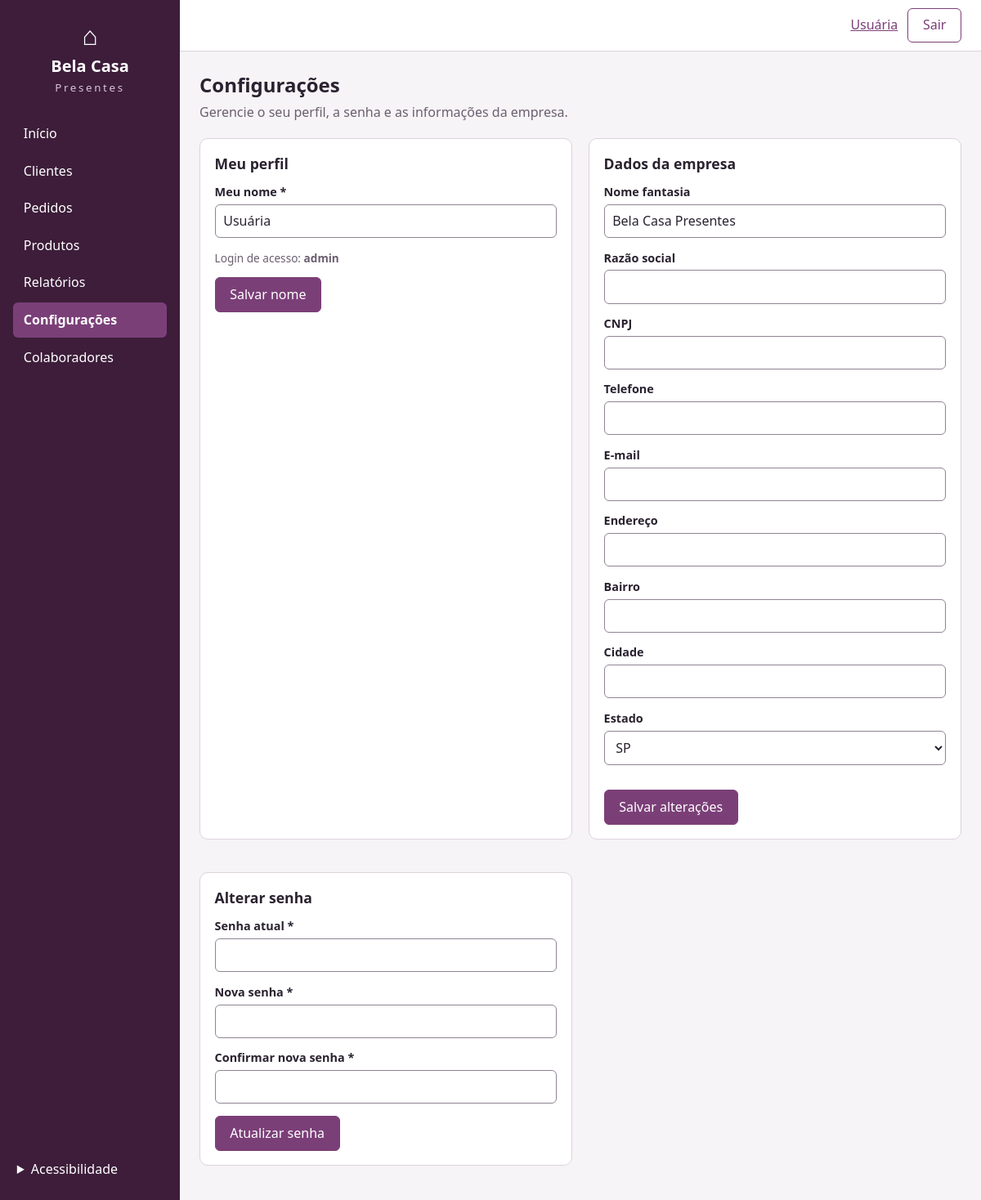
The app's page /configuracoes (signed in) with its own data.
### tables this page shows
CREATE TABLE usuarios (
    id INTEGER PRIMARY KEY AUTOINCREMENT,
    nome TEXT NOT NULL,
    login TEXT NOT NULL UNIQUE,
    senha_hash TEXT NOT NULL,
    perfil TEXT NOT NULL DEFAULT 'colaborador',
    ativo INTEGER NOT NULL DEFAULT 1
);

CREATE TABLE configuracoes (
    chave TEXT PRIMARY KEY,
    valor TEXT NOT NULL DEFAULT ''
);

### app.py (the view, shortened to what this page needs)
@app.route("/configuracoes", methods=["GET", "POST"])
@login_required
def configuracoes():
    db = get_db()
    erro_senha = ""
    erro_nome = ""
    return render_template("configuracoes.html", dados=config_empresa(), estados=ESTADOS,
                           erro_senha=erro_senha, erro_nome=erro_nome,
                           meu_nome=usuario_logado()["nome"], meu_login=usuario_logado()["login"],
                           pagina="configuracoes")

### app.py (called while the page is built)
def get_db():
    if "db" not in g:
        os.makedirs(os.path.dirname(app.config["DATABASE"]), exist_ok=True)
        g.db = sqlite3.connect(app.config["DATABASE"])
        g.db.row_factory = sqlite3.Row
        g.db.execute("PRAGMA foreign_keys = ON")
    return g.db

@app.teardown_appcontext
def fechar_db(_erro):
    db = g.pop("db", None)
    if db is not None:
        db.close()

def gerar_csrf():
    if "_csrf" not in session:
        session["_csrf"] = secrets.token_hex(16)
    return session["_csrf"]

@app.before_request
def checar_csrf():
    if request.method == "POST":
        token = session.get("_csrf")
        if not token or token != request.form.get("_csrf"):
            abort(400)

def usuario_logado():
    if "usuario_id" not in session:
        return None
    if "usuario" not in g:
        u = get_db().execute("SELECT * FROM usuarios WHERE id = ? AND ativo = 1",
                             (session["usuario_id"],)).fetchone()
        g.usuario = u
    return g.usuario

def login_required(view):
    @wraps(view)
    def wrapped(*args, **kwargs):
        usuario = usuario_logado()
        if usuario is None:
            session.clear()
            return redirect(url_for("login", next=request.path))
        return view(*args, **kwargs)
    return wrapped

def config_empresa():
    linhas = get_db().execute("SELECT chave, valor FROM configuracoes").fetchall()
    return {l["chave"]: l["valor"] for l in linhas}

@app.context_processor
def dados_globais():
    usuario = usuario_logado()
    if usuario is None:
        return {}
    return {"empresa": config_empresa(), "usuario_nome": usuario["nome"],
            "eh_admin": usuario["perfil"] == "administrador"}

### templates/configuracoes.html (shortened to what this page needs)
{% extends "base.html" %}
{% block conteudo %}
<h1>Configurações</h1>
<p class="sub">Gerencie o seu perfil, a senha e as informações da empresa.</p>
<div class="duas-colunas">
  <form method="post" class="painel">
    <h2>Meu perfil</h2>
    <div class="campo">
      <label for="nome-perfil">Meu nome *</label>
      <input id="nome-perfil" name="nome" value="{{ meu_nome }}" required autocomplete="name"
             {% if erro_nome %}aria-invalid="true" aria-describedby="erro-nome-perfil"{% endif %}>
    </div>
    <p class="info">Login de acesso: <strong>{{ meu_login }}</strong></p>
    <button class="btn" type="submit">Salvar nome</button>
  </form>
  <form method="post" class="painel">
    <h2>Dados da empresa</h2>
    <fieldset {{ 'disabled' if not eh_admin }}>
    <div class="campo"><label for="nome_fantasia">Nome fantasia</label><input id="nome_fantasia" name="nome_fantasia" value="{{ dados.nome_fantasia }}"></div>
    <div class="campo"><label for="razao_social">Razão social</label><input id="razao_social" name="razao_social" value="{{ dados.razao_social }}"></div>
    <div class="campo"><label for="cnpj">CNPJ</label><input id="cnpj" name="cnpj" value="{{ dados.cnpj }}"></div>
    <div class="campo"><label for="telefone">Telefone</label><input id="telefone" name="telefone" value="{{ dados.telefone }}"></div>
    <div class="campo"><label for="email">E-mail</label><input id="email" name="email" type="email" value="{{ dados.email }}"></div>
    <div class="campo"><label for="endereco">Endereço</label><input id="endereco" name="endereco" value="{{ dados.endereco }}"></div>
    <div class="campo"><label for="bairro">Bairro</label><input id="bairro" name="bairro" value="{{ dados.bairro }}"></div>
    <div class="campo"><label for="cidade">Cidade</label><input id="cidade" name="cidade" value="{{ dados.cidade }}"></div>
    <div class="campo">
      <label for="estado">Estado</label>
      <select id="estado" name="estado">
        {% for uf in estados %}<option {{ 'selected' if dados.estado == uf }}>{{ uf }}</option>{% endfor %}
      </select>
    </div>
    </fieldset>
    {% if eh_admin %}<button class="btn" type="submit">Salvar alterações</button>{% endif %}
  </form>
  <form method="post" class="painel">
    <h2>Alterar senha</h2>
    <div class="campo"><label for="atual">Senha atual *</label><input id="atual" name="atual" type="password" autocomplete="current-password" required></div>
    <div class="campo"><label for="nova">Nova senha *</label><input id="nova" name="nova" type="password" autocomplete="new-password" minlength="8" required></div>
    <div class="campo"><label for="confirmar">Confirmar nova senha *</label><input id="confirmar" name="confirmar" type="password" autocomplete="new-password" required></div>
    <button class="btn" type="submit">Atualizar senha</button>
  </form>
</div>
{% endblock %}

### templates/base.html (shortened to what this page needs)
<!doctype html>
<html lang="pt-BR">
<head>
  <link rel="stylesheet" href="{{ url_for('static', filename='css/style.css') }}">
</head>
<body>
  <div class="layout">
    <aside class="lateral">
      <div class="marca">
        <span class="marca-icone" aria-hidden="true">&#8962;</span>
        <strong>Bela Casa</strong>
        <small>Presentes</small>
      </div>
      <nav aria-label="Menu principal">
        <ul>
          {% set itens = [
            ('inicio', 'inicio', 'Início', '1'),
            ('clientes', 'clientes', 'Clientes', '2'),
            ('pedidos', 'pedidos', 'Pedidos', '3'),
            ('produtos', 'produtos', 'Produtos', '4'),
            ('relatorios', 'relatorios', 'Relatórios', '5'),
            ('configuracoes', 'configuracoes', 'Configurações', '6') ] %}
          {% if eh_admin %}
            {% set itens = itens + [('colaboradores', 'colaboradores', 'Colaboradores', '7')] %}
          {% endif %}
          {% for chave, rota, texto, tecla in itens %}
          <li>
            <a href="{{ url_for(rota) }}" data-tecla="{{ tecla }}" accesskey="{{ tecla }}"
               {% if pagina == chave %}aria-current="page"{% endif %}>{{ texto }}</a>
          </li>
          {% endfor %}
        </ul>
      </nav>
      <details class="acessibilidade">
        <summary>Acessibilidade</summary>
      </details>
    </aside>
    <div class="principal">
      <header class="topo">
        <a class="usuario" href="{{ url_for('configuracoes') }}" title="Meu perfil">{{ usuario_nome }}</a>
        <form method="post" action="{{ url_for('sair') }}">
          <button type="submit" class="btn btn-claro">Sair</button>
        </form>
      </header>
      <main id="conteudo" tabindex="-1">
        {% block conteudo %}{% endblock %}
      </main>
    </div>
  </div>
</body>
</html>

### static/css/style.css (style rules this page uses)
:root { --roxo-escuro: #3d1d3a; --roxo: #7b3f78; --roxo-claro: #f3e9f2; --fundo: #f6f4f6; --texto: #2a2230; --borda: #ddd3dc; --ok: #1f7a45; --ok-fundo: #e1f4e8; --aviso: #8a5a00; --aviso-fundo: #fff1cc; --erro: #b3261e; --erro-fundo: #fde4e2; --neutro-fundo: #e8e6e9; }
* { box-sizing: border-box; }
body { margin: 0; font-family: "Segoe UI", Roboto, Arial, sans-serif; background: var(--fundo); color: var(--texto); line-height: 1.45; }
h1 { font-size: 1.5rem; margin: 0 0 .25rem; }
h2 { font-size: 1.1rem; margin: 0 0 .75rem; }
a { color: var(--roxo); }
small { color: #6b5f70; }
.layout { display: flex; min-height: 100vh; }
.lateral { width: 220px; flex-shrink: 0; background: var(--roxo-escuro); color: #fff; padding: 1.25rem 1rem; display: flex; flex-direction: column; }
.marca { text-align: center; margin-bottom: 1.5rem; }
.marca-icone { display: block; font-size: 2rem; }
.marca strong { display: block; font-size: 1.25rem; }
.marca small { color: #d9c3d7; letter-spacing: .2em; }
.lateral ul { list-style: none; margin: 0; padding: 0; }
.lateral nav a { display: block; padding: .6rem .8rem; margin-bottom: .2rem; color: #fff; text-decoration: none; border-radius: 6px; }
.lateral nav a[aria-current="page"] { background: var(--roxo); font-weight: 600; }
.acessibilidade { margin-top: auto; }
.acessibilidade summary { cursor: pointer; padding: .5rem .3rem; }
.principal { flex: 1; min-width: 0; }
.topo { display: flex; justify-content: flex-end; align-items: center; gap: .75rem; padding: .6rem 1.5rem; background: #fff; border-bottom: 1px solid var(--borda); }
.topo form { margin: 0; }
main { padding: 1.5rem; max-width: 1100px; }
.sub { color: #6b5f70; margin: 0 0 1.25rem; }
.painel { background: #fff; border: 1px solid var(--borda); border-radius: 10px; padding: 1.1rem; margin-bottom: 1.25rem; }
.btn { display: inline-block; padding: .55rem 1.1rem; border: 1px solid var(--roxo); background: var(--roxo); color: #fff; border-radius: 6px; cursor: pointer; font: inherit; text-decoration: none; text-align: center; }
.btn-claro { background: #fff; color: var(--roxo); }
fieldset { border: 0; padding: 0; margin: 0 0 1rem; }
.campo { margin-bottom: .9rem; }
.campo label { display: block; font-size: .9rem; font-weight: 600; margin-bottom: .25rem; }
input, select, textarea { width: 100%; padding: .5rem .6rem; font: inherit; border: 1px solid #8f8394; border-radius: 6px; background: #fff; color: var(--texto); }
.info { display: block; font-size: .85rem; color: #6b5f70; margin-top: .25rem; }
.duas-colunas { display: grid; grid-template-columns: repeat(auto-fit, minmax(320px, 1fr)); gap: 1.25rem; }

### records on screen
usuarios: nome "Usuária", login "admin"
configuracoes: nome_fantasia "Bela Casa Presentes"

### other values on screen
{{ texto }} "Início" "Clientes" "Pedidos" "Produtos" "Relatórios" "Configurações" "Colaboradores"
form field estado "SP"
